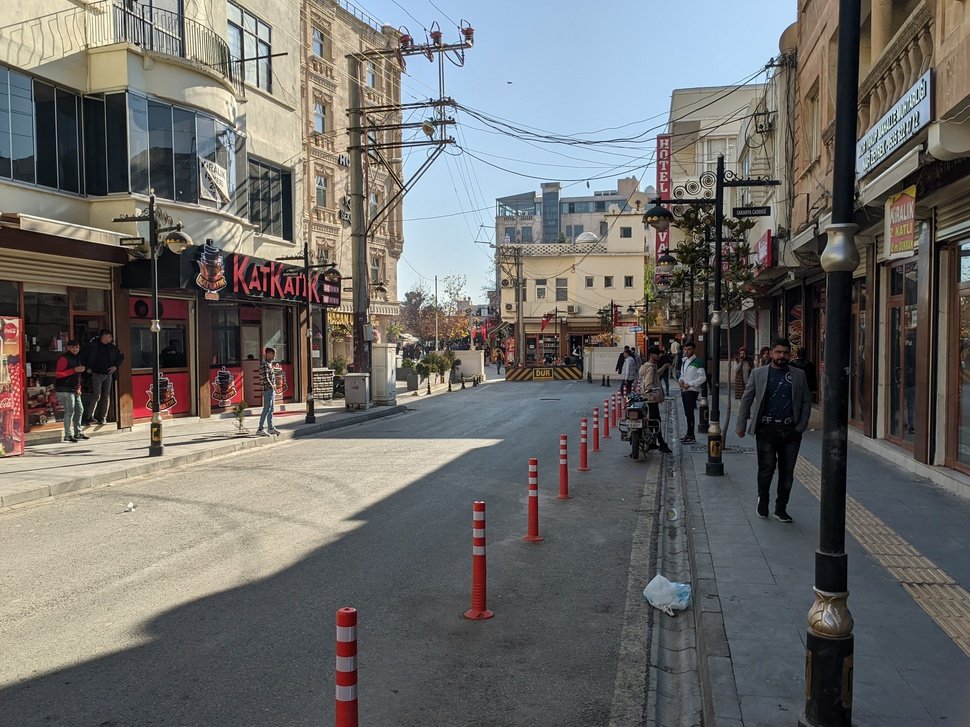
#> input picture DeepLearning/Day15/img.jpg, 970 x 727 px, shrunk from 3380 x 2535 before the run
$ python practice2.py
#> lines starting #> are read from the running program, lines starting #| are printed output that depends on the picture
import cv2
import numpy as np

img = cv2.imread("img.jpg")
#> img is the input picture: shape (727, 970, 3); mean B, G, R 105.6, 107.8, 109

# Brightness
bright = cv2.convertScaleAbs(img, alpha = 1, beta = 50)
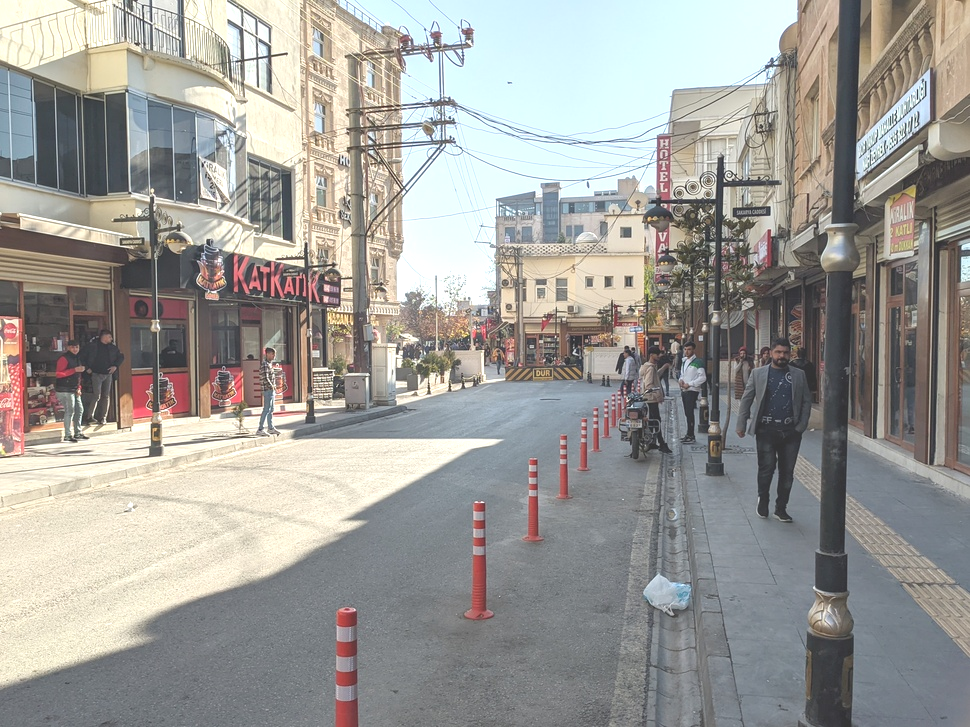
#> bright: shape (727, 970, 3); mean B, G, R 152.6, 156.9, 158.2
dark = cv2.convertScaleAbs(img, alpha = 1, beta = -50)
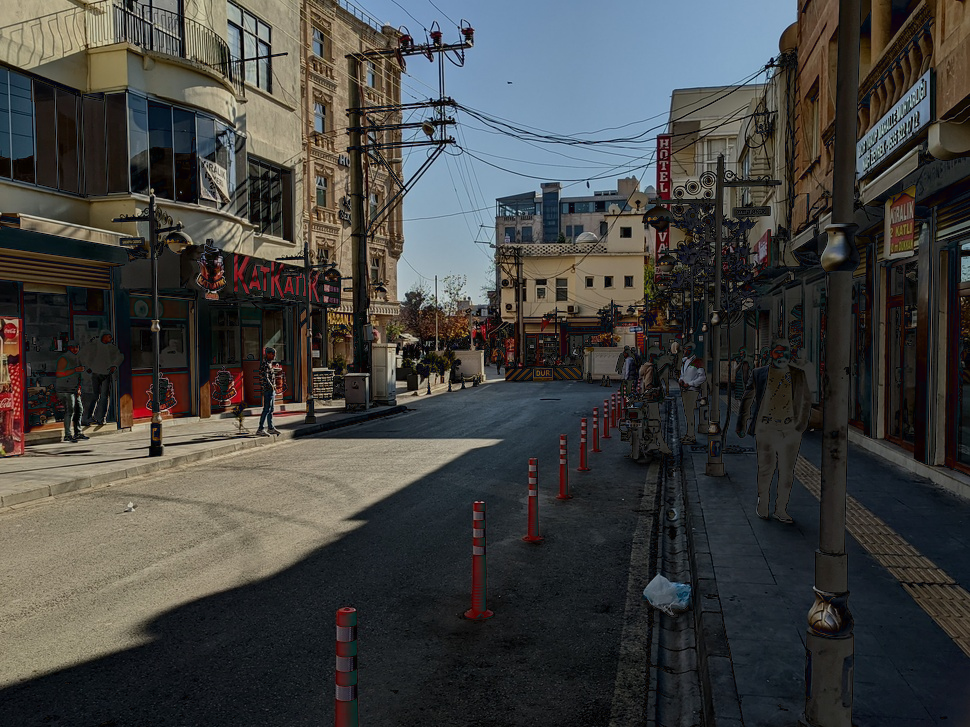
#> dark: shape (727, 970, 3); mean B, G, R 64.7, 66.6, 66.6

# Contrast
high_contrast = cv2.convertScaleAbs(img, alpha = 2, beta = 0)
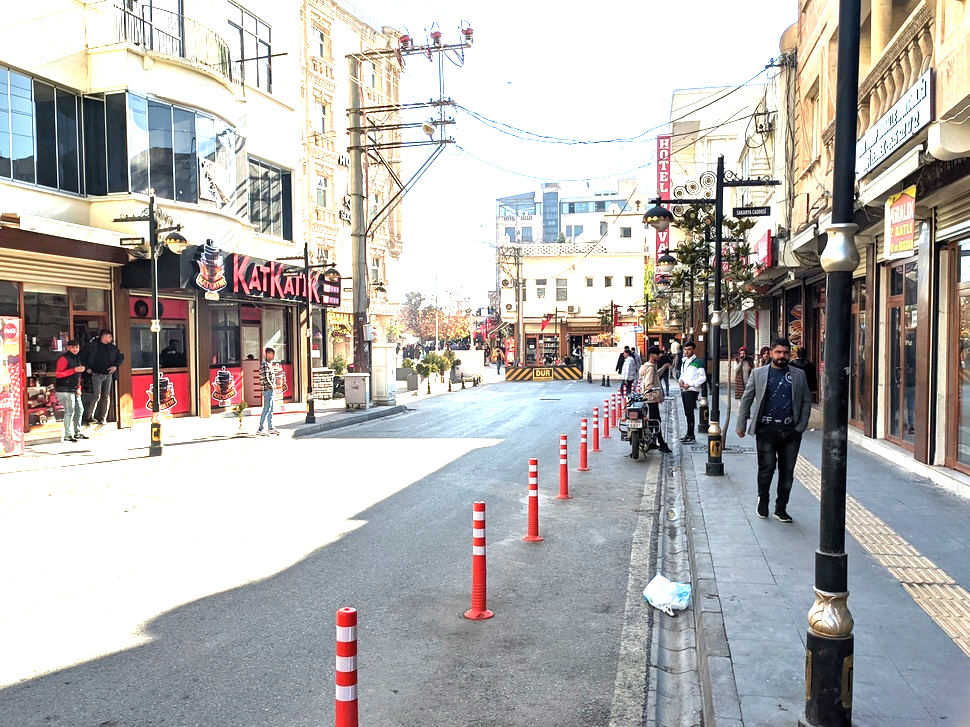
#> high_contrast: shape (727, 970, 3); mean B, G, R 175.4, 177.1, 180.1
low_contrast = cv2.convertScaleAbs(img, alpha = 0.5, beta = 0)
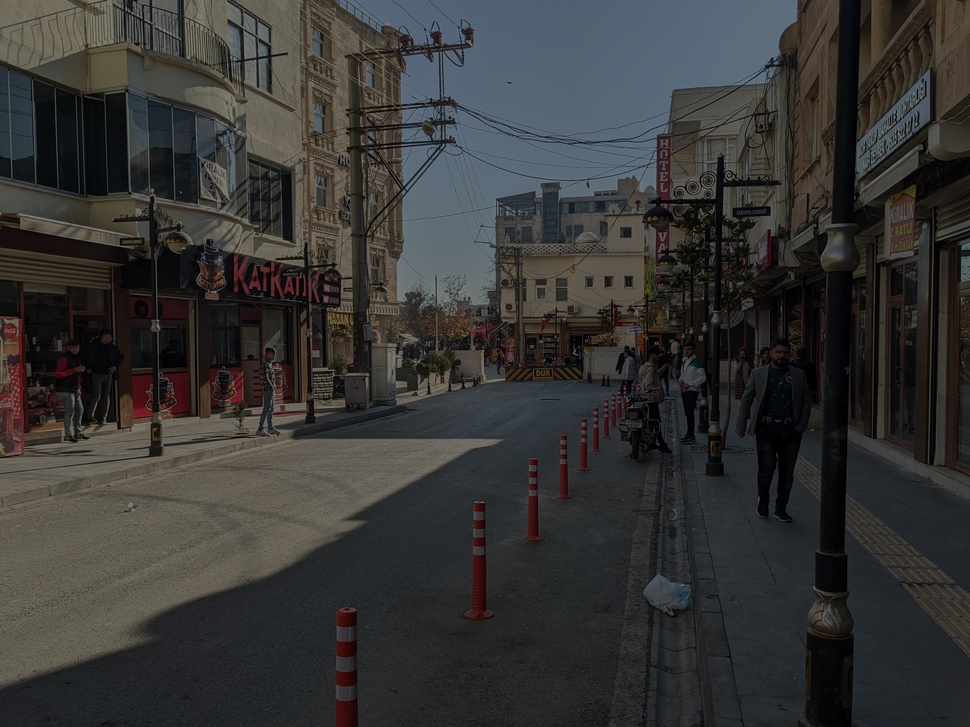
#> low_contrast: shape (727, 970, 3); mean B, G, R 52.8, 53.9, 54.5

# Gaussian Blur
gaussian = cv2.GaussianBlur(img, (5, 5), 0)

# Median Blur
median = cv2.medianBlur(img, 5)
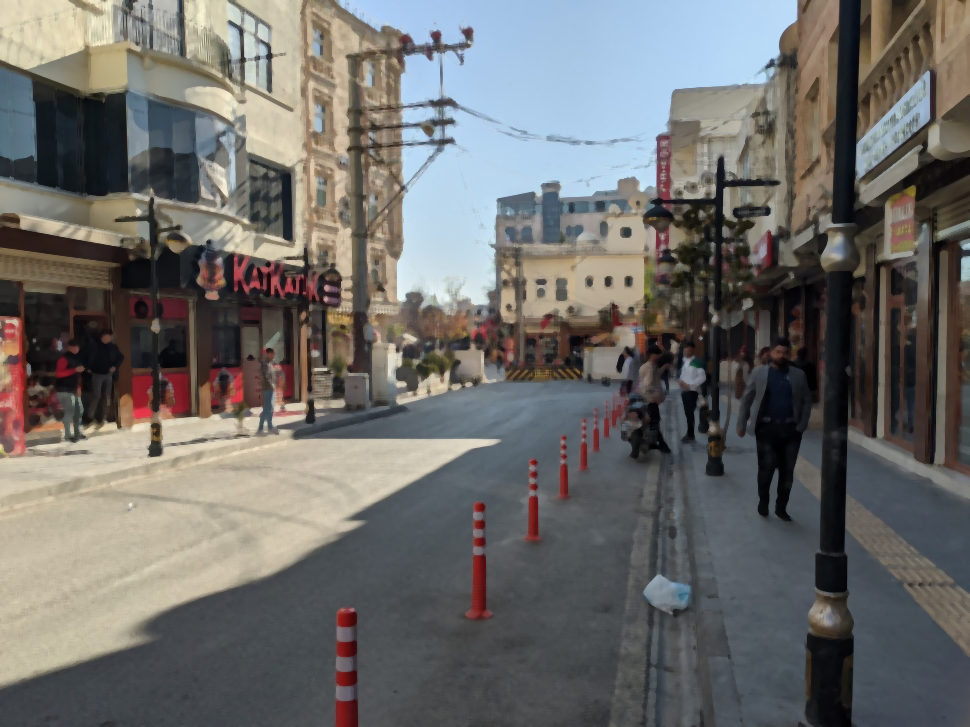
#> median: shape (727, 970, 3); mean B, G, R 105.6, 107.8, 109

# Bilateral Filter
bilateral = cv2.bilateralFilter(img, 9, 75, 75)

# Image Sharpening
kernel = np.array([
    [0, -1, 0],
    [-1, 5, -1],
    [0, -1, 0]
])
sharp = cv2.filter2D(img, -1, kernel)
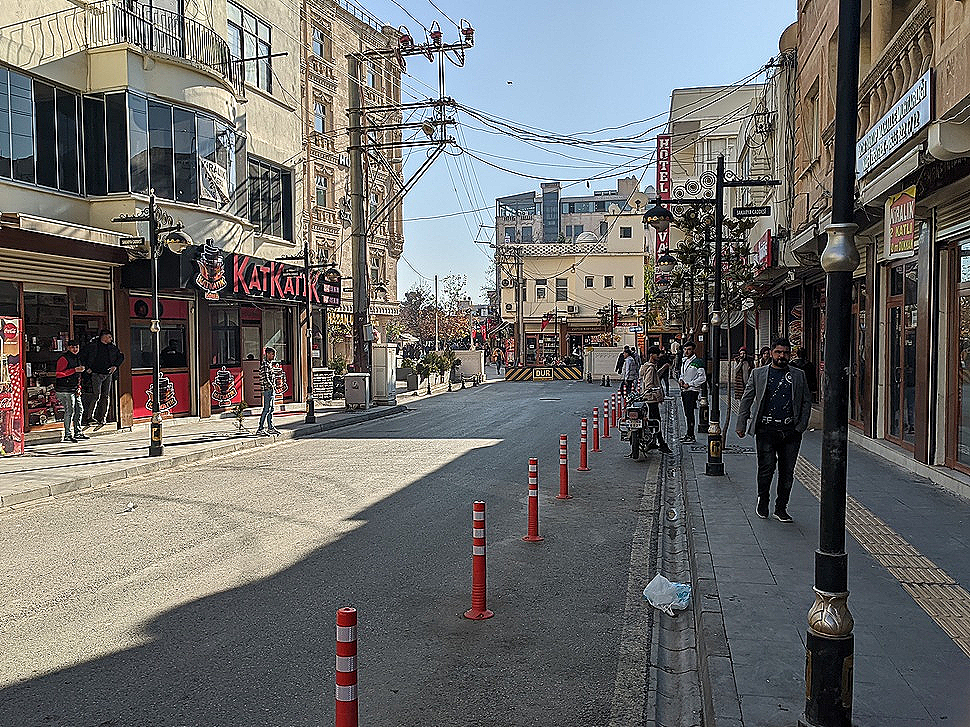
#> sharp: shape (727, 970, 3); mean B, G, R 107.2, 108.8, 109.5

# Display Results
cv2.imshow("Original", img)
cv2.imshow("Bright", bright)
cv2.imshow("Dark", dark)
cv2.imshow("High Contrast", high_contrast)
cv2.imshow("Low Contrast", low_contrast)
cv2.imshow("Gaussian Blur", gaussian)
cv2.imshow("Median Blur", median)
cv2.imshow("Bilateral Filter", bilateral)
cv2.imshow("Sharpened", sharp)

cv2.waitKey(0)
cv2.destroyAllWindows()
